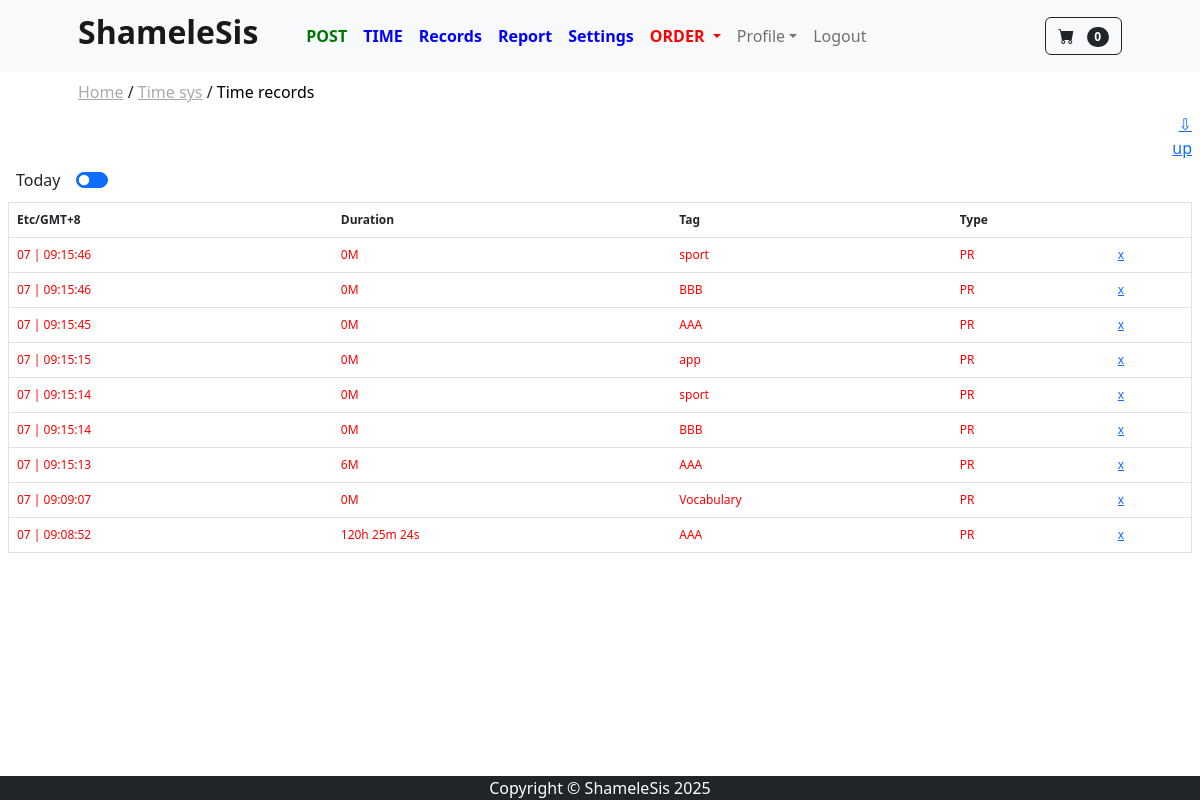
The app's page /time_sys/time_records/ (signed in), older data.
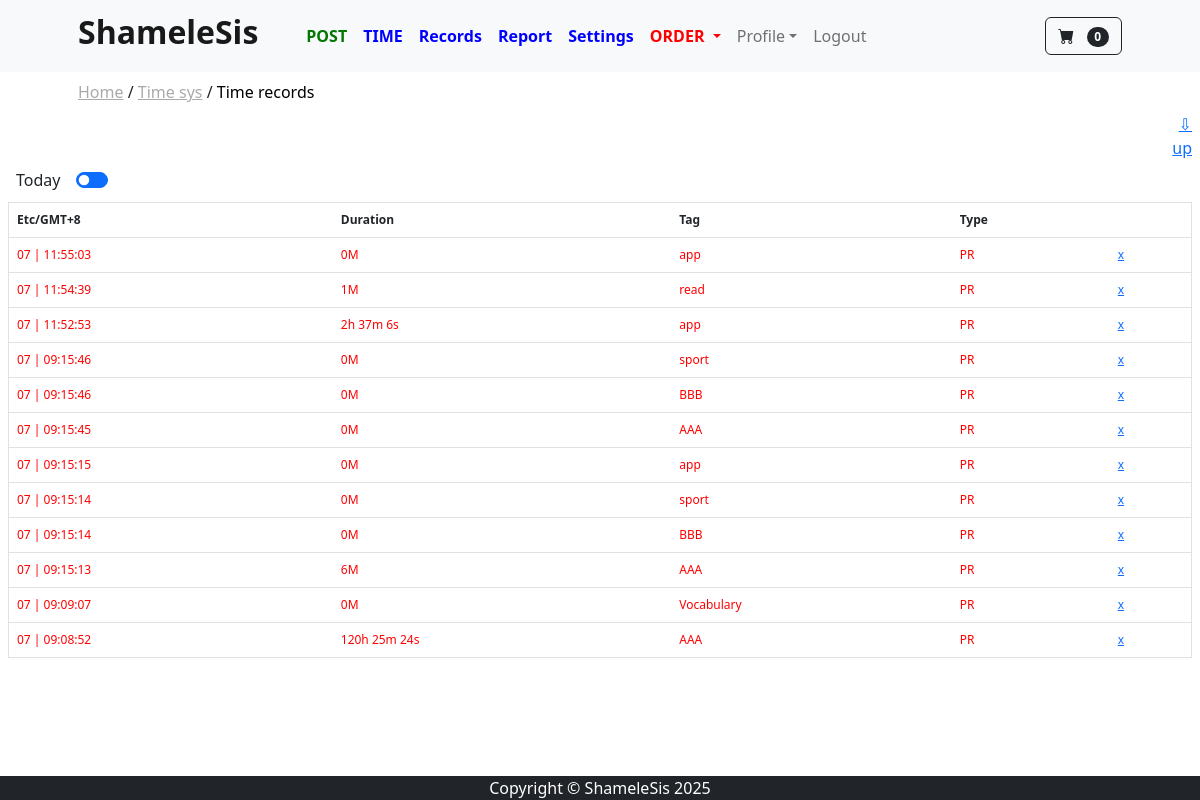
The same page, newer data.
### time_sys/models.py (models this page shows, shortened)
class TimeRecord(models.Model):
    user = models.ForeignKey(User, on_delete=models.CASCADE)
    end = models.DateTimeField()
    duration = models.IntegerField()
    tag = models.CharField(max_length=255)
    type = models.CharField(max_length=255)
    @property
    def formatted_duration(self):
        seconds = self.duration
        minutes = self.duration // 60
        seconds = seconds % 60
        if minutes < 60:
            return f"{minutes}M"
        hours = minutes // 60
        minutes = minutes % 60
        return f"{hours}h {minutes}m {seconds}s"

### time_sys/views.py (the view)
# urls.py: path('time_records/', views.time_records, name='time_records'),
@login_required
def time_records(request):
    user_id = request.user.id
    user_instance = User.objects.get(id=user_id)
    start_of_day = timezone.now().replace(hour=0, minute=0, second=0, microsecond=0)
    records = TimeRecord.objects.filter(user=user_instance).order_by('-id')
    records_today = TimeRecord.objects.filter(user=user_instance, end__gte=start_of_day).order_by('-id')
    form = RecordDel(request.POST or None)
    if request.method == 'POST' and form.is_valid():
        record_del = TimeRecord.objects.filter(id=form.cleaned_data['del_id'], user=user_instance).first()
        if record_del.user == request.user:
            record_del.delete()
        else:
            messages.success(request, "Not ur data")
    context = {
        'records': records,
        'records_today': records_today,
        'timezone': timezone_display(request.user.profile),
    }
    return render(request, 'time/time_records.html', context)

### cart/cart.py (called while the page is built)
    def __len__(self):
        return len(self.cart)

### cart/context_processors.py (called while the page is built)
def cart(request):
    return {'cart': Cart(request)}

### store/context_processors.py (called while the page is built)
def base_breadcrumbs(request):
    path = request.path
    parts = path.strip('/').split('/')
    breadcrumbs = []
    url = ''
    for part in parts:
        url += f'/{part}'
        breadcrumbs.append({'name': part.replace('_', ' ').capitalize(), 'url': url})
    return {'breadcrumbs': breadcrumbs}

### store/templatetags/breadcrumbs.py (called while the page is built)
@register.inclusion_tag('breadcrumbs.html')
def show_breadcrumbs(breadcrumbs):
    return {'breadcrumbs': breadcrumbs}

### time_sys/utils.py (called while the page is built)
def timezone_display(user):
    if user.timezone[7]=="-":
        timezone_string = user.timezone.replace("-", "+")
    else:
        timezone_string = user.timezone.replace("+", "-")
    return timezone_string

### time_sys/templates/time/time_records.html (shortened to what this page needs)
{% extends 'base.html' %}
{% block content %}
{% load tz %}
<div class="col-12 text-end pe-2">
   <a href="{% url 'time_download' %}">⇩</a>
</div>
<div class="col-12 text-end pe-2">
   <a href="{% url 'time_upload' %}">up</a>
</div>
<form id="my_form" method="POST" class="form-register">
<div class="container-fluid px-2" style="font-size:12px">
   <div class="row py-2" style="font-size:16px">
      <div class="col-12 text-center">
         <div class="ms-2" style="float:left;">Today</div>
         <div class="col-6 form-check form-switch ms-3" style="float:left">
            <input class="form-check-input"
                   type="checkbox"
                   name="today_switch"
                   id="today_switch"
                   value="1"
                   style="transform: rotate(180deg);"
                   checked onclick="myFunction()"/>
         </div>
      </div>
   </div>
   <div class="row">
      <div class="col-12">
         <table class="table border border-1">
            <thead>
               <tr>
                  <th scope="col">{{ timezone }}</th>
                  <th scope="col">Duration</th>
                  <th scope="col">Tag</th>
                  <th scope="col">Type</th>
                  <th scope="col"></th>
               </tr>
            </thead>
            <tbody id="record-table-body">
               {% for record in records_today %}
               <tr{% if record.type == "PR" %} style="color: #F00"{% endif %}>
                  {% timezone request.user.profile.timezone %}
                  <td>{{ record.end|date:"d | H:i:s" }}</td>
                  {% endtimezone %}
                  <td>{{ record.formatted_duration }}</td>
                  <td>{{ record.tag }}</td>
                  <td>{{ record.type }}</td>
                  <td>
                     <a href="javascript:{}" onclick="
                           document.getElementById('ch{{ record.id }}').checked = true;
                           document.getElementById('my_form').submit();
                           ">x</a>
                  </td>
               </tr>
               {% endfor %}
            </tbody>
         </table>
      </div>
   </div>
</div>
</form>
{% endblock %}

### store/templates/base.html (shortened to what this page needs)
{% load static %}
<!DOCTYPE html>
<html lang="en">
    <head>
        <link href="https://cdn.jsdelivr.net/npm/bootstrap-icons@1.5.0/font/bootstrap-icons.css" rel="stylesheet" />
        <link href="{% static 'css/styles.css' %}" rel="stylesheet" />
        <link href="{% static 'css/styles_customized.css' %}" rel="stylesheet" />
    </head>
    <body>
        <div class="page-wrapper">
        {% include 'navbar.html' %}
        {% include 'header.html' %}
        {% block content %}
        {% endblock %}
        </div>
        <footer class="py-0 bg-dark">
            <div class="footer"><p class="m-0 text-center text-white">Copyright &copy; ShameleSis 2025</p></div>
        </footer>
    </body>
</html>

### store/templates/navbar.html (shortened to what this page needs)
<nav class="navbar navbar-expand-lg navbar-light bg-light">
    <div class="container px-4 px-lg-5">
        <a class="navbar-brand" href="{% url 'home' %}"><h2 style="font-weight:bold;">ShameleSis</h2></a>
        <div class="collapse navbar-collapse" id="navbarSupportedContent">
            <ul class="navbar-nav me-auto mb-2 mb-lg-0 ms-lg-4">
                {% if user.is_superuser %}
                <li class="nav-item">
                    <a class="nav-link"
                       aria-current="page"
                       href="{% url 'create_post' %}"
                       style="color: #070; font-weight: bold;"
                    >
                        POST
                    </a>
                </li>
                <li class="nav-item">
                    <a class="nav-link"
                       aria-current="page"
                       href="{% url 'time_checkout' %}"
                       style="color: #00F; font-weight: bold;"
                    >
                        TIME
                    </a>
                </li>
                <li class="nav-item">
                    <a class="nav-link"
                       aria-current="page"
                       href="{% url 'time_records' %}"
                       style="color: #00F; font-weight: bold;"
                    >
                        Records
                    </a>
                </li>
                <li class="nav-item">
                    <a class="nav-link"
                       aria-current="page"
                       href="{% url 'time_report' %}"
                       style="color: #00F; font-weight: bold;"
                    >
                        Report
                    </a>
                </li>
                <li class="nav-item">
                    <a class="nav-link"
                       aria-current="page"
                       href="{% url 'time_settings' %}"
                       style="color: #00F; font-weight: bold;"
                    >
                        Settings
                    </a>
                </li>
                <li class="nav-item dropdown">
                    <a class="nav-link dropdown-toggle"
                       id="navbarDropdown" href="#"
                       role="button"
                       data-bs-toggle="dropdown"
                       aria-expanded="false"
                       style="color: #F00; font-weight: bold;"
                    >
                        ORDER
                    </a>
                </li>
                {% endif %}
                {% if user.is_authenticated == False %}
                <li class="nav-item me-5">
                    <a class="nav-link {% if request.path == '/login/' %}active{% endif %}" href="{% url 'google' %}">
                        Login
                    </a>
                </li>
                {% else %}
                <li class="nav-item dropdown">
                    <a class="nav-link dropdown-toggle {% if request.path == '/update_user/' or request.path == '/update_info/' %}active{% endif %}"
                       id="navbarDropdown" href="#"
                       role="button"
                       data-bs-toggle="dropdown"
                       aria-expanded="false">Profile</a>
                </li>
                <li class="nav-item">
                    <a class="nav-link me-4" href="{% url 'logout' %}">
                        Logout
                    </a>
                </li>
                {% endif %}
            </ul>
            <form class="d-flex">
                <a href="{% url 'cart_summary' %}" class="btn btn-outline-dark">
                    <i class="bi-cart-fill me-1"></i>
                    <span class="badge bg-dark text-white ms-1 rounded-pill" id="cart_quantity">{{ cart|length }}</span>
                </a>
            </form>
        </div>
    </div>
</nav>

### store/templates/header.html
{% load url_filters %}
<header>
    <div class="container px-4 px-lg-5">
        {% load breadcrumbs %}
        {% show_breadcrumbs breadcrumbs %}
    </div>
</header>

### store/templates/breadcrumbs.html
<div aria-label="breadcrumb" class="py-2">
     <a class="unstyle_a_tag breadcrumbs" href="{% url 'home' %}">Home</a>
    <span id="home_slash"> /</span>
    {% for crumb in breadcrumbs %}
    {% if not forloop.last %}
    <a class="unstyle_a_tag breadcrumbs" href="{{ crumb.url }}">{{ crumb.name }}</a> /
    {% else %}
    <a class="unstyle_a_tag" href="{{ crumb.url }}">{{ crumb.name }}</a>
    {% endif %}
    {% endfor %}
</div>

### static/css/styles_customized.css (style rules this page uses)
html, body { height: 100%; margin: 0; display: flex; flex-direction: column; }
.page-wrapper { flex: 1; }
.unstyle_a_tag { color: #000; text-decoration: none; cursor: pointer; }
.breadcrumbs { color: #aaa; text-decoration: underline; }
.navbar-nav { --bs-nav-link-padding-y: 0.2rem; }

Row changes from the older to the newer data that the page shows:
added TimeRecord: end|H "07 | 11:55:03", formatted_duration "0M", tag "app", type "PR"
added TimeRecord: end|H "07 | 11:54:39", formatted_duration "1M", tag "read", type "PR"
added TimeRecord: end|H "07 | 11:52:53", formatted_duration "2h 37m 6s", tag "app", type "PR"
